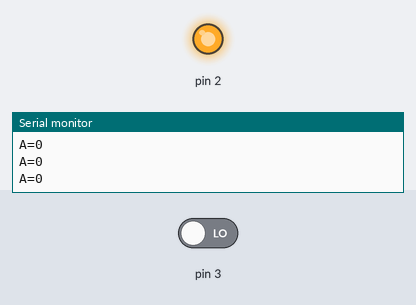
Recording of a sketch running on a simulated Arduino Uno, built with avr-gcc and run on an emulated ATmega328P. Shown: output pins drawn as LEDs (lit = HIGH), the last lines printed to the serial monitor. The test bench sets the inputs (shaded band); at power-on: pin 3 LOW.

Above: at 1.2 s.
1.3 s: pin 3 driven HIGH
At 2.2 s:
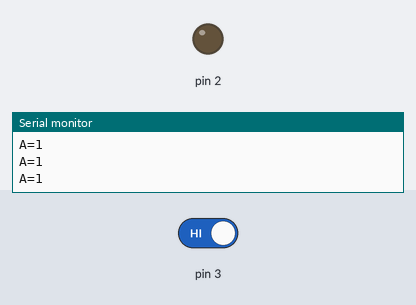
2.8 s: pin 3 driven LOW
At 3.5 s:
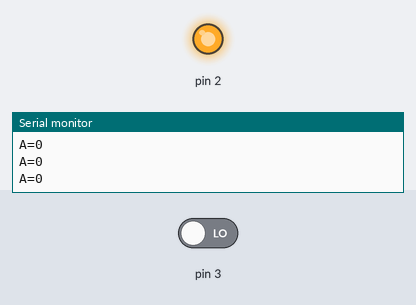
Timing chart, 0 to 5.8 s (numbered marks = the images above; inputs shaded):
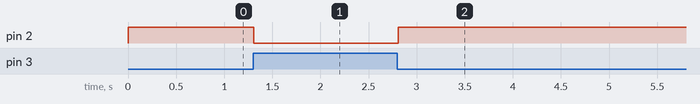

The sketch:

shiny_amberis_gaaris1.ino
```cpp
// C++ code
//
void setup()
{
  pinMode(2,OUTPUT);
  pinMode(3,INPUT);
  Serial.begin(9600);
}

void loop()
{
  int A=digitalRead(3);
  Serial.print("A=");
  Serial.println(A);
  digitalWrite(2,!A);
}
```

Measured:
- after the input at 1.3 s, pin 2: HIGH → LOW at once
- after the input at 2.8 s, pin 2: LOW → HIGH at once
